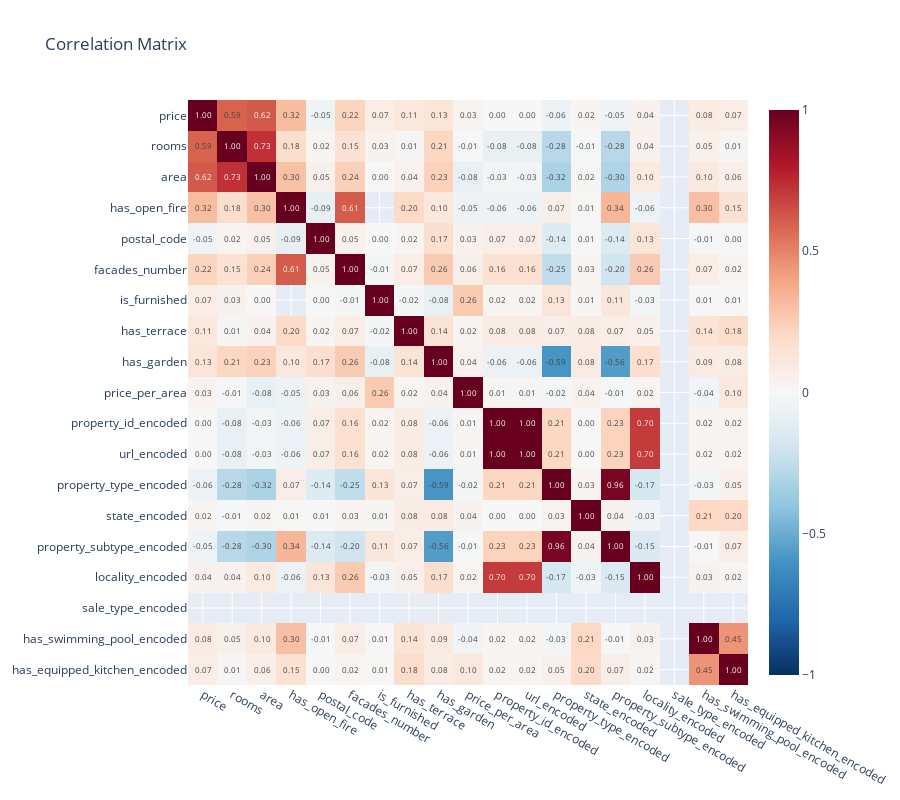

The cell this chart's notebook holds for it:
### Code cell
# Calculate correlation matrix
correlation_matrix = df_numerical.corr()

# Create interactive heatmap
fig = px.imshow(correlation_matrix, 
                text_auto='.2f',
                aspect='auto',
                color_continuous_scale='RdBu_r',
                color_continuous_midpoint=0,
                title='Correlation Matrix')

fig.update_layout(width=900, height=800)
fig.show()

### Figure 1 — Plotly figure (JSON) as saved in the notebook; plotly's stock layout.template omitted (floating-point values rounded to 4 significant figures; data arrays with more than 128 entries replaced by an {"elided": "..."} marker saying what was removed)
{"data": [{"coloraxis": "coloraxis", "hovertemplate": "x: %{x}<br>y: %{y}<br>color: %{z}<extra></extra>", "name": "0", "texttemplate": "%{z:.2f}", "type": "heatmap", "x": ["price", "rooms", "area", "has_open_fire", "postal_code", "facades_number", "is_furnished", "has_terrace", "has_garden", "price_per_area", "property_id_encoded", "url_encoded", "property_type_encoded", "state_encoded", "property_subtype_encoded", "locality_encoded", "sale_type_encoded", "has_swimming_pool_encoded", "has_equipped_kitchen_encoded"], "xaxis": "x", "y": ["price", "rooms", "area", "has_open_fire", "postal_code", "facades_number", "is_furnished", "has_terrace", "has_garden", "price_per_area", "property_id_encoded", "url_encoded", "property_type_encoded", "state_encoded", "property_subtype_encoded", "locality_encoded", "sale_type_encoded", "has_swimming_pool_encoded", "has_equipped_kitchen_encoded"], "yaxis": "y", "z": {"elided": "19x19 float values"}}], "layout": {"coloraxis": {"cmid": 0, "colorscale": [[0, "rgb(5,48,97)"], [0.1, "rgb(33,102,172)"], [0.2, "rgb(67,147,195)"], [0.3, "rgb(146,197,222)"], [0.4, "rgb(209,229,240)"], [0.5, "rgb(247,247,247)"], [0.6, "rgb(253,219,199)"], [0.7, "rgb(244,165,130)"], [0.8, "rgb(214,96,77)"], [0.9, "rgb(178,24,43)"], [1, "rgb(103,0,31)"]]}, "height": 800, "title": {"text": "Correlation Matrix"}, "width": 900, "xaxis": {"anchor": "y", "domain": [0, 1]}, "yaxis": {"anchor": "x", "autorange": "reversed", "domain": [0, 1]}}}
